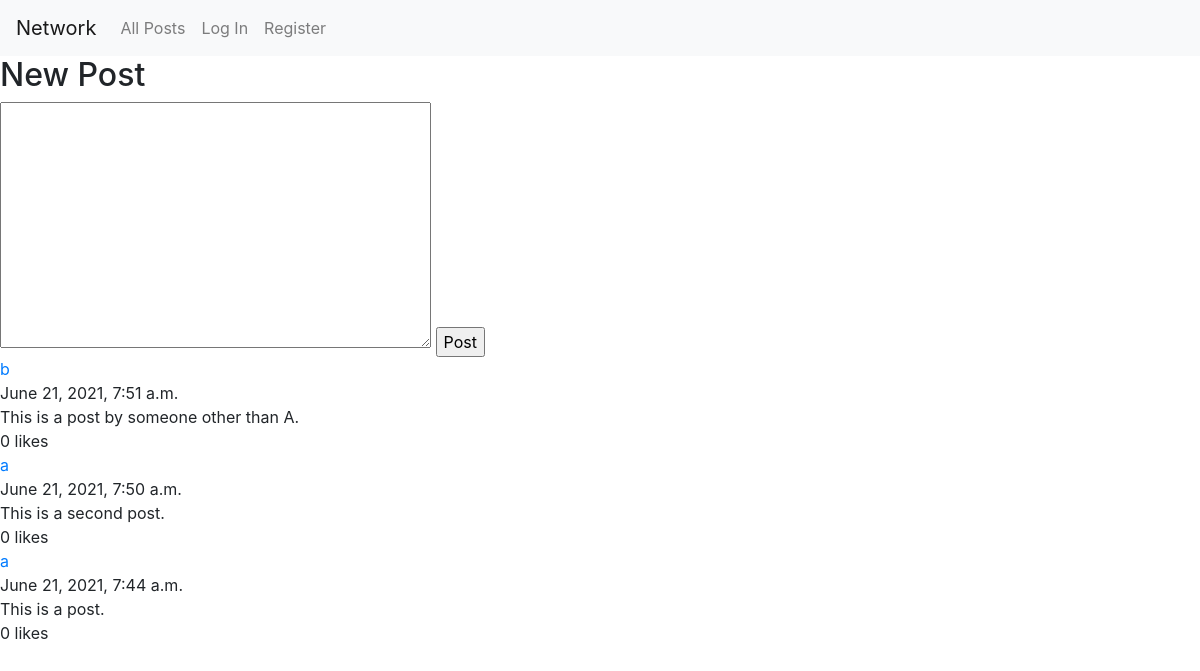
The page / on the database its author committed.
### network/models.py (models this page shows, shortened)
class Post(models.Model):
    poster = models.ForeignKey(User, on_delete=models.CASCADE, related_name="posts")
    created_on = models.DateTimeField(auto_now_add=True)
    content = models.TextField()
    likes = models.ManyToManyField(User, related_name="liked")
    def index_fields(self):
        return {
            "username": self.poster.username,
            "user_id": self.poster.id,
            "created_on": self.created_on,
            "content": self.content,
            "like_count": self.likes.count()
        }

### network/views.py (the view, shortened to what this page needs)
# urls.py: path("", views.index, name="index"),
def index(request):
    data = Post.objects.all().order_by("-created_on")
    posts = []
    for p in range(data.count()):
        posts.append(data[p].index_fields())
    return render(request, "network/index.html", {
        "posts": posts,
        "form": NewPostForm
    })

### network/templates/network/index.html (shortened to what this page needs)
{% extends "network/layout.html" %}
{% block body %}
{% if form %}
    <div id="add-post">
        <h2>New Post</h2>
        <form action="{% url 'index' %}" method="POST">
            {{ form }}
            <input value="Post" type="submit">
        </form>
    </div>
{% endif %}
    <div id="all-posts">
        {% for post in posts %}
            <div class="post">
                <div class="pcont-user">
                    <a href="{% url 'profile' post.user_id %}">{{  post.username }}</a>
                </div>
                <div class="pcont-time">
                    {{  post.created_on }}
                </div>
                <div class="pcont-content">
                    {{ post.content }}
                </div>
                <div class="pcont-likes">
                    {{ post.like_count }} likes
                </div>
            </div>
        {% empty %}
            <p> No posts. Yours can be the first! :)</p>
        {% endfor %}
    </div>
{% endblock %}

### rows shown on the page
Post: created_on "June 21, 2021, 7:51 a.m.", content "This is a post by someone other than A."
Post: created_on "June 21, 2021, 7:50 a.m.", content "This is a second post."
Post: created_on "June 21, 2021, 7:44 a.m.", content "This is a post."

### other values the page prints
{{ post.username }} "b" "a" "a"
{{ post.like_count }} "0" "0" "0"
